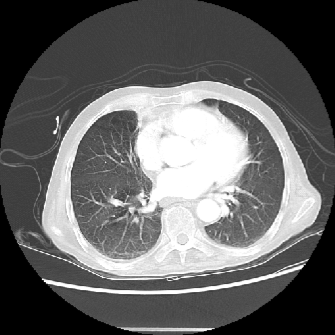
#> input picture image.png, 335 x 335 px
$ python plot_mask_on_image.py   (older library calls are emulated)
#> lines starting #> are read from the running program, lines starting #| are printed output that depends on the picture; after the words box and inside, x2 and y2 are one past the last pixel; in counts of white or black regions, pixels touching at a corner belong together
#!/usr/bin/env python
# -*- coding: utf-8 -*-
import cv2
import numpy as np
from skimage import measure


def write(image, path='test.png'):
  cv2.imwrite(path, image)


def draw_mask_edge_on_image_cv2(image, mask, color=(0, 0, 255)):
  coef = 255 if np.max(image) < 3 else 1
  image = (image * coef).astype(np.float32)
  contours, _ = cv2.findContours(mask, cv2.RETR_TREE, cv2.CHAIN_APPROX_SIMPLE)
  image = cv2.cvtColor(image, cv2.COLOR_GRAY2BGR)
  cv2.drawContours(image, contours, -1, color, 1)
  write(image)


def draw_mask_on_image(image, mask, color=(0, 0, 255)):
  coef = 255 if np.max(image) < 3 else 1
  image = (image * coef).astype(np.float32)
  contours, _ = cv2.findContours(mask, cv2.RETR_TREE, cv2.CHAIN_APPROX_SIMPLE)
  image = cv2.cvtColor(image, cv2.COLOR_GRAY2BGR)
  cv2.drawContours(image, contours, -1, color, -1)
  write(image)


def draw_mask_edge_on_image_skimage(image, mask, color=(0, 0, 255)):
  coef = 255 if np.max(image) < 3 else 1
  image = (image * coef).astype(np.float32)
  contours = measure.find_contours(mask, 0.5)
  image = cv2.cvtColor(image, cv2.COLOR_GRAY2BGR)
  for c in contours:
    c = np.around(c).astype(np.int)
    image[c[:, 0], c[:, 1]] = np.array(color)
  write(image)


def draw_mask_edge_on_skimage_using_cv2(image, mask, color=(0, 0, 255)):
  coef = 255 if np.max(image) < 3 else 1
  image = (image * coef).astype(np.float32)
  contours = measure.find_contours(mask, 0.5)
  image = cv2.cvtColor(image, cv2.COLOR_GRAY2BGR)
  _contours = []
  for c in contours:
    c[:, [0, 1]] = c[:, [1, 0]]
    _contours.append(np.around(np.expand_dims(c, 1)).astype(np.int))
  cv2.drawContours(image, _contours, -1, color, 1)
  write(image)


def draw_mask_on_image_cv2(image, mask):
  coef = 255 if np.max(image) < 3 else 1
  image = (image * coef).astype(np.float32)
  image = cv2.cvtColor(image, cv2.COLOR_GRAY2BGR)
  image[..., 2] = np.where(mask == 255, 255, image[..., 2])
  write(image)


def main():
  image = cv2.imread('image.png', 0)
#> image is the input picture: shape (335, 335); min 0, max 255, mean 102
  mask = cv2.imread('mask.png', 0)
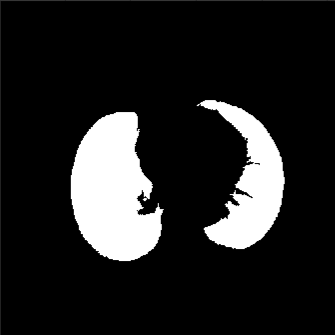
#> input picture mask.png, 335 x 335 px
#> mask is the input picture: shape (335, 335); min 0, max 255, mean 35.3

  write(image)
  write(mask)

  mask = np.where(mask > 150, 255, np.where(mask < 100, 0, mask))
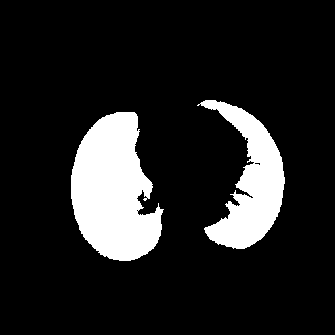
#> mask: shape (335, 335); 13.8% white; 2 white regions

  draw_mask_on_image_cv2(image, mask)
#> in draw_mask_on_image_cv2, `coef = 255 if np.max(image) < 3 else 1`: coef = 1

  draw_mask_edge_on_image_cv2(image, mask)
#> in draw_mask_edge_on_image_cv2, `contours, _ = cv2.findContours(mask, cv2.RETR_TREE, cv2.CHAIN_APPROX_S..`: contours = 4 contours, 2 with area under 20; largest, box (x1, y1, x2, y2) and area: (71, 112, 164, 261) 9310, (197, 100, 285, 249) 5656
#> in draw_mask_edge_on_image_cv2, `cv2.drawContours(image, contours, -1, color, 1)`:
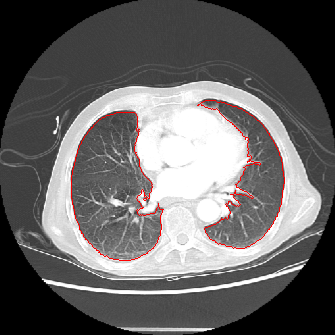
#> image: shape (335, 335, 3) float32; mean B, G, R 100.8, 100.8, 102.9

  draw_mask_edge_on_image_skimage(image, mask)
#> in draw_mask_edge_on_image_skimage, `coef = 255 if np.max(image) < 3 else 1`: coef = 1
#> in draw_mask_edge_on_image_skimage, `contours = measure.find_contours(mask, 0.5)`: contours = 5 point arrays, longest 715 points
#> the loop in draw_mask_edge_on_image_skimage, `for c in contours:` made 5 passes
#> after the loop in draw_mask_edge_on_image_skimage, `for c in contours:`:
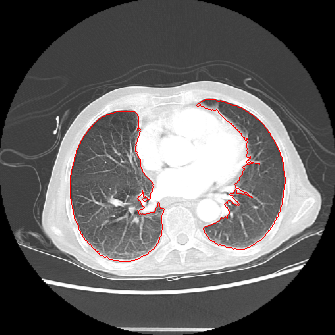
#> image: shape (335, 335, 3) float32; mean B, G, R 100.5, 100.5, 102.6

  draw_mask_edge_on_skimage_using_cv2(image, mask)
#> in draw_mask_edge_on_skimage_using_cv2, `coef = 255 if np.max(image) < 3 else 1`: coef = 1
#> in draw_mask_edge_on_skimage_using_cv2, `contours = measure.find_contours(mask, 0.5)`: contours = 5 point arrays, longest 715 points
#> the loop in draw_mask_edge_on_skimage_using_cv2, `for c in contours:` made 5 passes

  draw_mask_on_image(image, mask)
#> in draw_mask_on_image, `coef = 255 if np.max(image) < 3 else 1`: coef = 1
#> in draw_mask_on_image, `contours, _ = cv2.findContours(mask, cv2.RETR_TREE, cv2.CHAIN_APPROX_S..`: contours = 4 contours, 2 with area under 20; largest, box (x1, y1, x2, y2) and area: (71, 112, 164, 261) 9310, (197, 100, 285, 249) 5656
#> in draw_mask_on_image, `cv2.drawContours(image, contours, -1, color, -1)`:
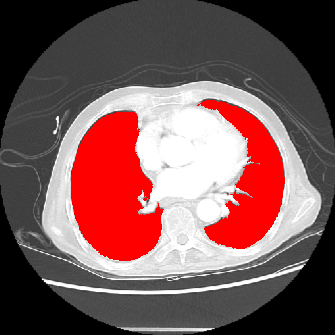
#> image: shape (335, 335, 3) float32; mean B, G, R 87.1, 87.1, 122.2


if __name__ == '__main__':
  main()
